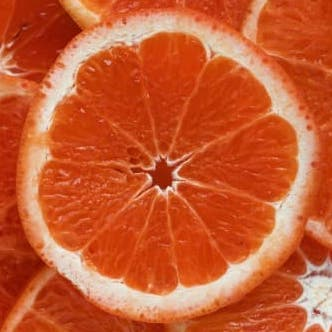
#> input picture TP1/Exercice2/test.jpg, 332 x 332 px
$ python programme2.py test.jpg
#> lines starting #> are read from the running program, lines starting #| are printed output that depends on the picture
import cv2 as cv
import sys
from matplotlib import pyplot as plt

if len(sys.argv) != 2:
    sys.exit("Image path missing.")

img = cv.imread(cv.samples.findFile(sys.argv[1]),cv.IMREAD_COLOR)
#> img is the input picture: shape (332, 332, 3); mean B, G, R 49.1, 91.1, 200
if img is None:
    sys.exit("Could not read the image.")
color = ('b','g','r')
for i,col in enumerate(color):
    histr = cv.calcHist([img],[i],None,[256],[0,256])
    plt.plot(histr,color = col)
    plt.xlim([0,256])
plt.title("Histogrammes")
plt.show(block=False)
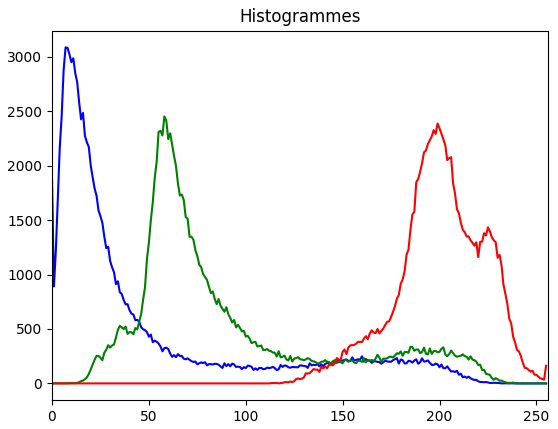
#> figure drawn by matplotlib, 1 panel; curve peaks at x = 7, y = 3087; curve peaks at x = 58, y = 2453; curve peaks at x = 199, y = 2388
cv.imshow("Input image", img)
cv.waitKey(0)
